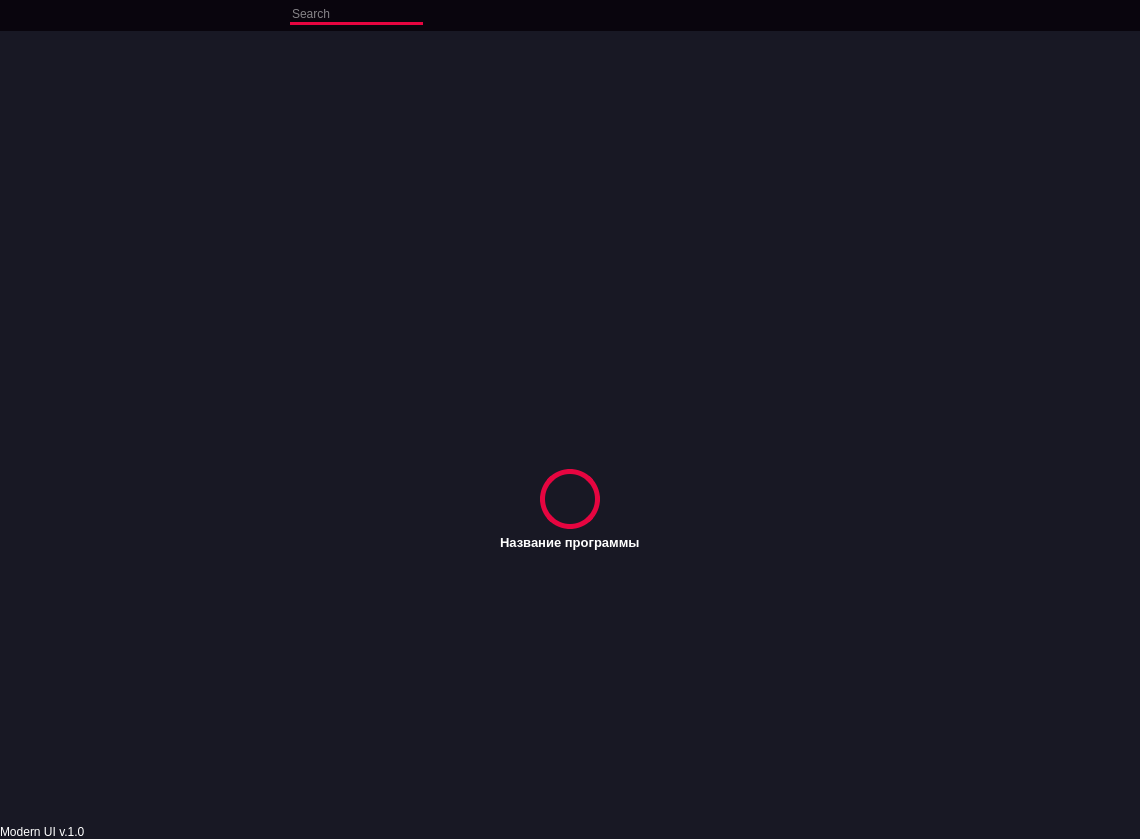
<?xml version="1.0" encoding="UTF-8"?>
<ui version="4.0">
 <class>MainWindow</class>
 <widget class="QMainWindow" name="MainWindow">
  <property name="geometry">
   <rect>
    <x>0</x>
    <y>0</y>
    <width>1140</width>
    <height>839</height>
   </rect>
  </property>
  <property name="windowTitle">
   <string>MainWindow</string>
  </property>
  <property name="styleSheet">
   <string notr="true">*{
	border: none;
}</string>
  </property>
  <widget class="QWidget" name="centralwidget">
   <property name="styleSheet">
    <string notr="true">background-color: rgb(24, 24, 36);
color:rgb(255, 255, 255);</string>
   </property>
   <layout class="QHBoxLayout" name="horizontalLayout">
    <property name="spacing">
     <number>0</number>
    </property>
    <property name="leftMargin">
     <number>0</number>
    </property>
    <property name="topMargin">
     <number>0</number>
    </property>
    <property name="rightMargin">
     <number>0</number>
    </property>
    <property name="bottomMargin">
     <number>0</number>
    </property>
    <item>
     <widget class="QFrame" name="side_menu_container">
      <property name="maximumSize">
       <size>
        <width>0</width>
        <height>16777215</height>
       </size>
      </property>
      <property name="styleSheet">
       <string notr="true">background-color: rgb(9, 5, 13)</string>
      </property>
      <property name="frameShape">
       <enum>QFrame::StyledPanel</enum>
      </property>
      <property name="frameShadow">
       <enum>QFrame::Raised</enum>
      </property>
      <layout class="QVBoxLayout" name="verticalLayout_2">
       <property name="spacing">
        <number>0</number>
       </property>
       <property name="leftMargin">
        <number>0</number>
       </property>
       <property name="topMargin">
        <number>0</number>
       </property>
       <property name="rightMargin">
        <number>0</number>
       </property>
       <property name="bottomMargin">
        <number>0</number>
       </property>
       <item>
        <widget class="QFrame" name="slide_menu">
         <property name="minimumSize">
          <size>
           <width>198</width>
           <height>0</height>
          </size>
         </property>
         <property name="frameShape">
          <enum>QFrame::StyledPanel</enum>
         </property>
         <property name="frameShadow">
          <enum>QFrame::Raised</enum>
         </property>
         <layout class="QVBoxLayout" name="verticalLayout_5">
          <property name="spacing">
           <number>0</number>
          </property>
          <property name="leftMargin">
           <number>0</number>
          </property>
          <property name="topMargin">
           <number>0</number>
          </property>
          <property name="rightMargin">
           <number>0</number>
          </property>
          <property name="bottomMargin">
           <number>0</number>
          </property>
          <item alignment="Qt::AlignTop">
           <widget class="QFrame" name="frame_7">
            <property name="frameShape">
             <enum>QFrame::StyledPanel</enum>
            </property>
            <property name="frameShadow">
             <enum>QFrame::Raised</enum>
            </property>
            <layout class="QHBoxLayout" name="horizontalLayout_8">
             <property name="spacing">
              <number>6</number>
             </property>
             <property name="leftMargin">
              <number>6</number>
             </property>
             <property name="topMargin">
              <number>6</number>
             </property>
             <property name="rightMargin">
              <number>6</number>
             </property>
             <property name="bottomMargin">
              <number>6</number>
             </property>
             <item alignment="Qt::AlignLeft|Qt::AlignTop">
              <widget class="QLabel" name="label_2">
               <property name="font">
                <font>
                 <pointsize>12</pointsize>
                 <weight>75</weight>
                 <bold>true</bold>
                </font>
               </property>
               <property name="text">
                <string>APP NAME</string>
               </property>
              </widget>
             </item>
             <item alignment="Qt::AlignLeft|Qt::AlignTop">
              <widget class="QLabel" name="label_3">
               <property name="text">
                <string/>
               </property>
               <property name="pixmap">
                <pixmap resource="icons.qrc">:/icons/icons/twitter.svg</pixmap>
               </property>
              </widget>
             </item>
            </layout>
           </widget>
          </item>
          <item>
           <widget class="QFrame" name="frame_8">
            <property name="sizePolicy">
             <sizepolicy hsizetype="Preferred" vsizetype="Expanding">
              <horstretch>0</horstretch>
              <verstretch>0</verstretch>
             </sizepolicy>
            </property>
            <property name="frameShape">
             <enum>QFrame::StyledPanel</enum>
            </property>
            <property name="frameShadow">
             <enum>QFrame::Raised</enum>
            </property>
            <layout class="QHBoxLayout" name="horizontalLayout_10">
             <property name="spacing">
              <number>0</number>
             </property>
             <property name="leftMargin">
              <number>0</number>
             </property>
             <property name="topMargin">
              <number>0</number>
             </property>
             <property name="rightMargin">
              <number>0</number>
             </property>
             <property name="bottomMargin">
              <number>0</number>
             </property>
             <item>
              <widget class="QToolBox" name="toolBox">
               <property name="styleSheet">
                <string notr="true">QToolBox{
	background-color: rgb(24, 24, 36);
	text-align: left;
}

QToolBox::tab{
	border-radius: 5px;
	background-color: rgb(17, 16, 26);
	text-align: left;
}</string>
               </property>
               <property name="currentIndex">
                <number>1</number>
               </property>
               <widget class="QWidget" name="page">
                <property name="geometry">
                 <rect>
                  <x>0</x>
                  <y>0</y>
                  <width>198</width>
                  <height>719</height>
                 </rect>
                </property>
                <attribute name="icon">
                 <iconset resource="icons.qrc">
                  <normaloff>:/icons/icons/chevron-down.svg</normaloff>:/icons/icons/chevron-down.svg</iconset>
                </attribute>
                <attribute name="label">
                 <string>Drop Menu 1</string>
                </attribute>
                <layout class="QVBoxLayout" name="verticalLayout_6">
                 <property name="spacing">
                  <number>0</number>
                 </property>
                 <property name="leftMargin">
                  <number>0</number>
                 </property>
                 <property name="topMargin">
                  <number>0</number>
                 </property>
                 <property name="rightMargin">
                  <number>0</number>
                 </property>
                 <property name="bottomMargin">
                  <number>0</number>
                 </property>
                 <item alignment="Qt::AlignTop">
                  <widget class="QFrame" name="frame_10">
                   <property name="frameShape">
                    <enum>QFrame::StyledPanel</enum>
                   </property>
                   <property name="frameShadow">
                    <enum>QFrame::Raised</enum>
                   </property>
                   <layout class="QVBoxLayout" name="verticalLayout_7">
                    <property name="spacing">
                     <number>0</number>
                    </property>
                    <property name="leftMargin">
                     <number>0</number>
                    </property>
                    <property name="topMargin">
                     <number>0</number>
                    </property>
                    <property name="rightMargin">
                     <number>0</number>
                    </property>
                    <property name="bottomMargin">
                     <number>0</number>
                    </property>
                    <item>
                     <widget class="QPushButton" name="pushButton_10">
                      <property name="text">
                       <string>ITEM 1</string>
                      </property>
                      <property name="icon">
                       <iconset resource="icons.qrc">
                        <normaloff>:/icons/icons/alert-triangle.svg</normaloff>:/icons/icons/alert-triangle.svg</iconset>
                      </property>
                      <property name="iconSize">
                       <size>
                        <width>16</width>
                        <height>16</height>
                       </size>
                      </property>
                     </widget>
                    </item>
                    <item>
                     <widget class="QPushButton" name="pushButton_11">
                      <property name="text">
                       <string>ITEM 2</string>
                      </property>
                      <property name="icon">
                       <iconset resource="icons.qrc">
                        <normaloff>:/icons/icons/bar-chart-2.svg</normaloff>:/icons/icons/bar-chart-2.svg</iconset>
                      </property>
                     </widget>
                    </item>
                    <item>
                     <widget class="QPushButton" name="pushButton_12">
                      <property name="text">
                       <string>ITEM 3</string>
                      </property>
                      <property name="icon">
                       <iconset resource="icons.qrc">
                        <normaloff>:/icons/icons/key.svg</normaloff>:/icons/icons/key.svg</iconset>
                      </property>
                     </widget>
                    </item>
                   </layout>
                  </widget>
                 </item>
                </layout>
               </widget>
               <widget class="QWidget" name="page_2">
                <property name="geometry">
                 <rect>
                  <x>0</x>
                  <y>0</y>
                  <width>198</width>
                  <height>719</height>
                 </rect>
                </property>
                <attribute name="icon">
                 <iconset resource="icons.qrc">
                  <normaloff>:/icons/icons/chevron-down.svg</normaloff>:/icons/icons/chevron-down.svg</iconset>
                </attribute>
                <attribute name="label">
                 <string>Drop menu 2</string>
                </attribute>
                <layout class="QVBoxLayout" name="verticalLayout_8">
                 <property name="spacing">
                  <number>0</number>
                 </property>
                 <property name="leftMargin">
                  <number>0</number>
                 </property>
                 <property name="topMargin">
                  <number>0</number>
                 </property>
                 <property name="rightMargin">
                  <number>0</number>
                 </property>
                 <property name="bottomMargin">
                  <number>0</number>
                 </property>
                 <item alignment="Qt::AlignTop">
                  <widget class="QFrame" name="frame_11">
                   <property name="frameShape">
                    <enum>QFrame::StyledPanel</enum>
                   </property>
                   <property name="frameShadow">
                    <enum>QFrame::Raised</enum>
                   </property>
                   <layout class="QVBoxLayout" name="verticalLayout_9">
                    <property name="spacing">
                     <number>0</number>
                    </property>
                    <property name="leftMargin">
                     <number>0</number>
                    </property>
                    <property name="topMargin">
                     <number>0</number>
                    </property>
                    <property name="rightMargin">
                     <number>0</number>
                    </property>
                    <property name="bottomMargin">
                     <number>0</number>
                    </property>
                    <item>
                     <widget class="QPushButton" name="pushButton_13">
                      <property name="text">
                       <string>SUB MENU</string>
                      </property>
                      <property name="icon">
                       <iconset resource="icons.qrc">
                        <normaloff>:/icons/icons/printer.svg</normaloff>:/icons/icons/printer.svg</iconset>
                      </property>
                     </widget>
                    </item>
                    <item>
                     <widget class="QPushButton" name="pushButton_14">
                      <property name="text">
                       <string>SUB MENU</string>
                      </property>
                      <property name="icon">
                       <iconset resource="icons.qrc">
                        <normaloff>:/icons/icons/phone-incoming.svg</normaloff>:/icons/icons/phone-incoming.svg</iconset>
                      </property>
                     </widget>
                    </item>
                   </layout>
                  </widget>
                 </item>
                 <item alignment="Qt::AlignTop">
                  <widget class="QLabel" name="label_4">
                   <property name="text">
                    <string>Some text you woould like to fill here</string>
                   </property>
                   <property name="wordWrap">
                    <bool>true</bool>
                   </property>
                  </widget>
                 </item>
                </layout>
               </widget>
              </widget>
             </item>
            </layout>
           </widget>
          </item>
          <item alignment="Qt::AlignBottom">
           <widget class="QFrame" name="frame_9">
            <property name="frameShape">
             <enum>QFrame::StyledPanel</enum>
            </property>
            <property name="frameShadow">
             <enum>QFrame::Raised</enum>
            </property>
            <layout class="QHBoxLayout" name="horizontalLayout_9">
             <property name="spacing">
              <number>0</number>
             </property>
             <property name="leftMargin">
              <number>0</number>
             </property>
             <property name="topMargin">
              <number>0</number>
             </property>
             <property name="rightMargin">
              <number>0</number>
             </property>
             <property name="bottomMargin">
              <number>0</number>
             </property>
             <item alignment="Qt::AlignLeft">
              <widget class="QPushButton" name="exit_button">
               <property name="text">
                <string>exit</string>
               </property>
               <property name="icon">
                <iconset resource="icons.qrc">
                 <normaloff>:/icons/icons/external-link.svg</normaloff>:/icons/icons/external-link.svg</iconset>
               </property>
               <property name="iconSize">
                <size>
                 <width>16</width>
                 <height>16</height>
                </size>
               </property>
              </widget>
             </item>
            </layout>
           </widget>
          </item>
         </layout>
        </widget>
       </item>
      </layout>
     </widget>
    </item>
    <item>
     <widget class="QFrame" name="main_body">
      <property name="frameShape">
       <enum>QFrame::StyledPanel</enum>
      </property>
      <property name="frameShadow">
       <enum>QFrame::Raised</enum>
      </property>
      <layout class="QVBoxLayout" name="verticalLayout">
       <property name="spacing">
        <number>0</number>
       </property>
       <property name="leftMargin">
        <number>0</number>
       </property>
       <property name="topMargin">
        <number>0</number>
       </property>
       <property name="rightMargin">
        <number>0</number>
       </property>
       <property name="bottomMargin">
        <number>0</number>
       </property>
       <item alignment="Qt::AlignTop">
        <widget class="QFrame" name="header_frame">
         <property name="styleSheet">
          <string notr="true">background-color: rgb(9, 5, 13)</string>
         </property>
         <property name="frameShape">
          <enum>QFrame::StyledPanel</enum>
         </property>
         <property name="frameShadow">
          <enum>QFrame::Raised</enum>
         </property>
         <layout class="QHBoxLayout" name="horizontalLayout_2">
          <property name="spacing">
           <number>6</number>
          </property>
          <property name="leftMargin">
           <number>6</number>
          </property>
          <property name="topMargin">
           <number>6</number>
          </property>
          <property name="rightMargin">
           <number>6</number>
          </property>
          <property name="bottomMargin">
           <number>6</number>
          </property>
          <item alignment="Qt::AlignLeft|Qt::AlignTop">
           <widget class="QFrame" name="frame_6">
            <property name="frameShape">
             <enum>QFrame::StyledPanel</enum>
            </property>
            <property name="frameShadow">
             <enum>QFrame::Raised</enum>
            </property>
            <layout class="QHBoxLayout" name="horizontalLayout_7">
             <property name="spacing">
              <number>0</number>
             </property>
             <property name="leftMargin">
              <number>0</number>
             </property>
             <property name="topMargin">
              <number>0</number>
             </property>
             <property name="rightMargin">
              <number>0</number>
             </property>
             <property name="bottomMargin">
              <number>0</number>
             </property>
             <item alignment="Qt::AlignLeft|Qt::AlignTop">
              <widget class="QPushButton" name="open_close_side_bar_btn">
               <property name="text">
                <string/>
               </property>
               <property name="icon">
                <iconset resource="icons.qrc">
                 <normaloff>:/icons/icons/align-left.svg</normaloff>:/icons/icons/align-left.svg</iconset>
               </property>
               <property name="iconSize">
                <size>
                 <width>32</width>
                 <height>32</height>
                </size>
               </property>
              </widget>
             </item>
            </layout>
           </widget>
          </item>
          <item alignment="Qt::AlignLeft|Qt::AlignTop">
           <widget class="QFrame" name="frame_3">
            <property name="frameShape">
             <enum>QFrame::StyledPanel</enum>
            </property>
            <property name="frameShadow">
             <enum>QFrame::Raised</enum>
            </property>
            <layout class="QHBoxLayout" name="horizontalLayout_6">
             <property name="spacing">
              <number>0</number>
             </property>
             <property name="leftMargin">
              <number>0</number>
             </property>
             <property name="topMargin">
              <number>0</number>
             </property>
             <property name="rightMargin">
              <number>0</number>
             </property>
             <property name="bottomMargin">
              <number>0</number>
             </property>
             <item alignment="Qt::AlignLeft">
              <widget class="QLineEdit" name="lineEdit">
               <property name="minimumSize">
                <size>
                 <width>133</width>
                 <height>0</height>
                </size>
               </property>
               <property name="maximumSize">
                <size>
                 <width>16777215</width>
                 <height>16777215</height>
                </size>
               </property>
               <property name="styleSheet">
                <string notr="true">border-bottom: 3px solid rgb(230, 5, 64)</string>
               </property>
               <property name="placeholderText">
                <string>Search</string>
               </property>
              </widget>
             </item>
             <item alignment="Qt::AlignLeft">
              <widget class="QPushButton" name="pushButton_6">
               <property name="text">
                <string/>
               </property>
               <property name="icon">
                <iconset resource="icons.qrc">
                 <normaloff>:/icons/icons/search.svg</normaloff>:/icons/icons/search.svg</iconset>
               </property>
              </widget>
             </item>
            </layout>
           </widget>
          </item>
          <item alignment="Qt::AlignHCenter|Qt::AlignTop">
           <widget class="QFrame" name="frame_2">
            <property name="frameShape">
             <enum>QFrame::StyledPanel</enum>
            </property>
            <property name="frameShadow">
             <enum>QFrame::Raised</enum>
            </property>
            <layout class="QHBoxLayout" name="horizontalLayout_5">
             <property name="spacing">
              <number>0</number>
             </property>
             <property name="leftMargin">
              <number>0</number>
             </property>
             <property name="topMargin">
              <number>0</number>
             </property>
             <property name="rightMargin">
              <number>0</number>
             </property>
             <property name="bottomMargin">
              <number>0</number>
             </property>
             <item>
              <widget class="QPushButton" name="pushButton_5">
               <property name="text">
                <string/>
               </property>
               <property name="icon">
                <iconset resource="icons.qrc">
                 <normaloff>:/icons/icons/user.svg</normaloff>:/icons/icons/user.svg</iconset>
               </property>
              </widget>
             </item>
             <item>
              <widget class="QPushButton" name="pushButton_4">
               <property name="text">
                <string/>
               </property>
               <property name="icon">
                <iconset resource="icons.qrc">
                 <normaloff>:/icons/icons/bell-off.svg</normaloff>:/icons/icons/bell-off.svg</iconset>
               </property>
              </widget>
             </item>
            </layout>
           </widget>
          </item>
          <item alignment="Qt::AlignRight|Qt::AlignTop">
           <widget class="QFrame" name="frame">
            <property name="frameShape">
             <enum>QFrame::StyledPanel</enum>
            </property>
            <property name="frameShadow">
             <enum>QFrame::Raised</enum>
            </property>
            <layout class="QHBoxLayout" name="horizontalLayout_4">
             <property name="spacing">
              <number>0</number>
             </property>
             <property name="leftMargin">
              <number>0</number>
             </property>
             <property name="topMargin">
              <number>0</number>
             </property>
             <property name="rightMargin">
              <number>0</number>
             </property>
             <property name="bottomMargin">
              <number>0</number>
             </property>
             <item>
              <widget class="QPushButton" name="minimize_window_button">
               <property name="text">
                <string/>
               </property>
               <property name="icon">
                <iconset resource="icons.qrc">
                 <normaloff>:/icons/icons/arrow-down-left.svg</normaloff>:/icons/icons/arrow-down-left.svg</iconset>
               </property>
              </widget>
             </item>
             <item>
              <widget class="QPushButton" name="restore_window_button">
               <property name="text">
                <string/>
               </property>
               <property name="icon">
                <iconset resource="icons.qrc">
                 <normaloff>:/icons/icons/maximize-2.svg</normaloff>:/icons/icons/maximize-2.svg</iconset>
               </property>
              </widget>
             </item>
             <item>
              <widget class="QPushButton" name="close_window_button">
               <property name="text">
                <string/>
               </property>
               <property name="icon">
                <iconset resource="icons.qrc">
                 <normaloff>:/icons/icons/x.svg</normaloff>:/icons/icons/x.svg</iconset>
               </property>
              </widget>
             </item>
            </layout>
           </widget>
          </item>
         </layout>
        </widget>
       </item>
       <item alignment="Qt::AlignBottom">
        <widget class="QFrame" name="main_body_contents">
         <property name="sizePolicy">
          <sizepolicy hsizetype="Preferred" vsizetype="Expanding">
           <horstretch>0</horstretch>
           <verstretch>0</verstretch>
          </sizepolicy>
         </property>
         <property name="frameShape">
          <enum>QFrame::StyledPanel</enum>
         </property>
         <property name="frameShadow">
          <enum>QFrame::Raised</enum>
         </property>
         <layout class="QVBoxLayout" name="verticalLayout_10">
          <item alignment="Qt::AlignHCenter">
           <widget class="QLabel" name="label_6">
            <property name="minimumSize">
             <size>
              <width>60</width>
              <height>60</height>
             </size>
            </property>
            <property name="maximumSize">
             <size>
              <width>60</width>
              <height>60</height>
             </size>
            </property>
            <property name="styleSheet">
             <string notr="true">border: 5px solid rgb(230, 5, 64);
border-radius: 30px;</string>
            </property>
            <property name="text">
             <string/>
            </property>
            <property name="pixmap">
             <pixmap resource="icons.qrc">:/icons/icons/github.svg</pixmap>
            </property>
            <property name="alignment">
             <set>Qt::AlignCenter</set>
            </property>
           </widget>
          </item>
          <item alignment="Qt::AlignHCenter|Qt::AlignTop">
           <widget class="QLabel" name="label_5">
            <property name="font">
             <font>
              <pointsize>10</pointsize>
              <weight>75</weight>
              <bold>true</bold>
             </font>
            </property>
            <property name="text">
             <string>Название программы</string>
            </property>
           </widget>
          </item>
         </layout>
        </widget>
       </item>
       <item alignment="Qt::AlignBottom">
        <widget class="QFrame" name="footer">
         <property name="frameShape">
          <enum>QFrame::StyledPanel</enum>
         </property>
         <property name="frameShadow">
          <enum>QFrame::Raised</enum>
         </property>
         <layout class="QHBoxLayout" name="horizontalLayout_3">
          <property name="spacing">
           <number>0</number>
          </property>
          <property name="leftMargin">
           <number>0</number>
          </property>
          <property name="topMargin">
           <number>0</number>
          </property>
          <property name="rightMargin">
           <number>0</number>
          </property>
          <property name="bottomMargin">
           <number>0</number>
          </property>
          <item>
           <widget class="QFrame" name="frame_4">
            <property name="frameShape">
             <enum>QFrame::StyledPanel</enum>
            </property>
            <property name="frameShadow">
             <enum>QFrame::Raised</enum>
            </property>
            <layout class="QVBoxLayout" name="verticalLayout_4">
             <property name="spacing">
              <number>0</number>
             </property>
             <property name="leftMargin">
              <number>0</number>
             </property>
             <property name="topMargin">
              <number>0</number>
             </property>
             <property name="rightMargin">
              <number>0</number>
             </property>
             <property name="bottomMargin">
              <number>0</number>
             </property>
             <item alignment="Qt::AlignBottom">
              <widget class="QLabel" name="label">
               <property name="text">
                <string>Modern UI v.1.0</string>
               </property>
              </widget>
             </item>
            </layout>
           </widget>
          </item>
          <item>
           <widget class="QFrame" name="frame_5">
            <property name="frameShape">
             <enum>QFrame::StyledPanel</enum>
            </property>
            <property name="frameShadow">
             <enum>QFrame::Raised</enum>
            </property>
            <layout class="QVBoxLayout" name="verticalLayout_3">
             <property name="spacing">
              <number>0</number>
             </property>
             <property name="leftMargin">
              <number>0</number>
             </property>
             <property name="topMargin">
              <number>0</number>
             </property>
             <property name="rightMargin">
              <number>0</number>
             </property>
             <property name="bottomMargin">
              <number>0</number>
             </property>
             <item alignment="Qt::AlignBottom">
              <widget class="QPushButton" name="pushButton_7">
               <property name="text">
                <string/>
               </property>
               <property name="icon">
                <iconset resource="icons.qrc">
                 <normaloff>:/icons/icons/box.svg</normaloff>:/icons/icons/box.svg</iconset>
               </property>
              </widget>
             </item>
            </layout>
           </widget>
          </item>
          <item alignment="Qt::AlignRight|Qt::AlignBottom">
           <widget class="QFrame" name="size_grip">
            <property name="minimumSize">
             <size>
              <width>10</width>
              <height>10</height>
             </size>
            </property>
            <property name="maximumSize">
             <size>
              <width>10</width>
              <height>10</height>
             </size>
            </property>
            <property name="frameShape">
             <enum>QFrame::StyledPanel</enum>
            </property>
            <property name="frameShadow">
             <enum>QFrame::Raised</enum>
            </property>
           </widget>
          </item>
         </layout>
        </widget>
       </item>
      </layout>
     </widget>
    </item>
   </layout>
  </widget>
 </widget>
 <resources>
  <include location="icons.qrc"/>
 </resources>
 <connections/>
</ui>
